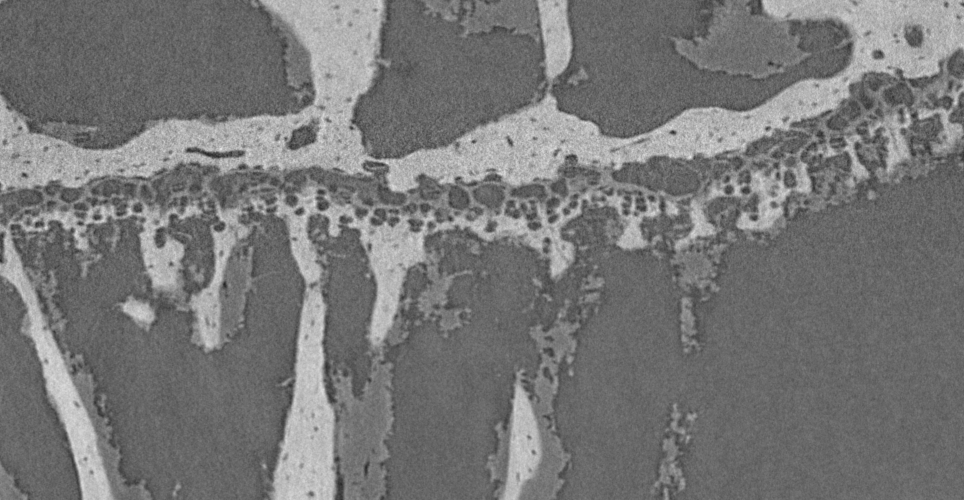
#> input picture github/Week05/week5/V12_10X_x502.png, 964 x 500 px
$ python 5.3-bone_segmentation.py
#> lines starting #> are read from the running program, lines starting #| are printed output that depends on the picture; after the words box and inside, x2 and y2 are one past the last pixel; in counts of white or black regions, pixels touching at a corner belong together
# %% [markdown]
# # Bone segmentation

# %% [markdown]
# ¿Qué son los Graph Cuts?
# Los Graph Cuts son un algoritmo eficiente para encontrar la segmentación óptima (que minimiza la energía) en problemas MRF binarios.

# %% [markdown]
# Imports and helping functions

# %%
from skimage.io import imread
import matplotlib.pyplot as plt
import maxflow
import numpy as np

def segmentation_histogram(ax, I, S, edges=None):
    '''
    Histogram for data and each segmentation label.
    '''
    if edges is None:
        edges = np.linspace(I.min(), I.max(), 100)
    ax.hist(I.ravel(), bins=edges, color = 'k')
    centers = 0.5 * (edges[:-1] + edges[1:])
    for k in range(S.max() + 1):
        ax.plot(centers, np.histogram(I[S==k].ravel(), edges)[0])


# %% [markdown]
# Inspect the data.

# %%
I = imread('./week5/V12_10X_x502.png').astype(float)/(2**16-1)
#> I: shape (500, 964) float64; min 0.141, max 0.899, mean 0.465

fig, ax = plt.subplots(1, 2, figsize=(12, 6))
ax[0].imshow(I, cmap=plt.cm.gray)
ax[0].set_title('image')

edges = np.linspace(0, 1, 257)
ax[1].hist(I.ravel(), edges)
ax[1].set_xlabel('pixel values')
ax[1].set_ylabel('count')
ax[1].set_title('intensity histogram')
ax[1].set_aspect(0.5/ax[1].get_data_ratio())
plt.tight_layout()
plt.show()
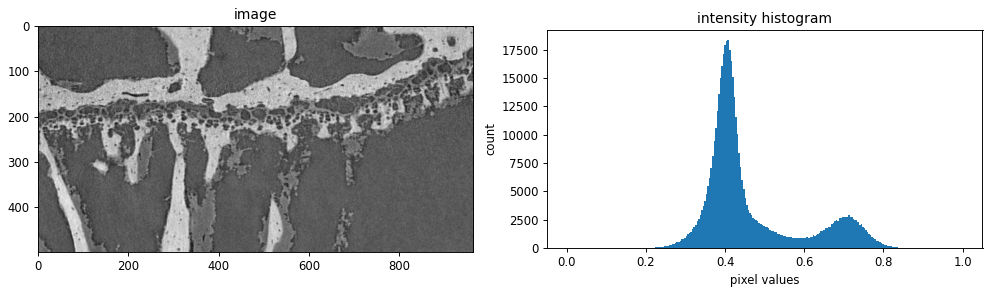
#> figure drawn by matplotlib, 2 panels; panel 2: tallest bar 18334 high, from x = 0.406 to 0.41

# %% [markdown]
# Define the likelihood and check the max-likelihood solution (thresholding).

# %%
# 2. Segmentación por Maximum Likelihood


#%% Define likelihood
mu = [0.40, 0.71]  #los dos puntos mas altos del histograma que sera ka media de las clases
U = np.stack([(I-mu[i])**2 for i in range(len(mu))], axis=2) #asigna cada pixel a la media mas cercana
S0 = np.argmin(U, axis=2)  #Resultado S0: Segmentación basada solo en intensidades (sin considerar vecinos)
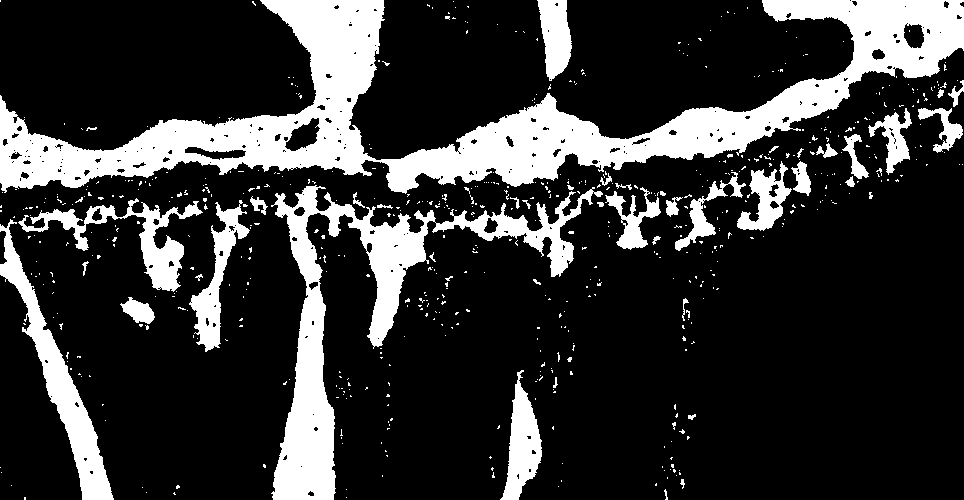
#> S0: shape (500, 964) int64; values 0 (black) and 1 (white), 20.6% white; 621 white regions (577 under 20 px), largest, box (x1, y1, x2, y2) and area: (0, 0, 964, 194) 51889, (271, 185, 603, 500) 18698, (0, 219, 114, 500) 6160


fig, ax = plt.subplots(1, 2, figsize=(12, 6))
ax[0].imshow(S0)
ax[0].set_title('max likelihood')

segmentation_histogram(ax[1], I, S0, edges=edges)
ax[1].set_aspect(0.5/ax[1].get_data_ratio())
ax[1].set_xlabel('pixel values')
ax[1].set_ylabel('count')
ax[1].set_title('segmentation histogram')
plt.tight_layout()
plt.show()
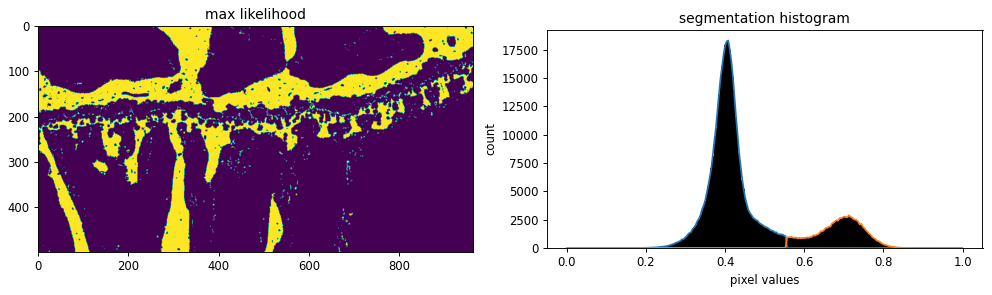
#> figure drawn by matplotlib, 2 panels; panel 2: tallest bar 18334 high, from x = 0.406 to 0.41; panel 2: curve peaks at x = 0.408, y = 18334; panel 2: curve peaks at x = 0.713, y = 2880

# %% [markdown]
# 3. Segmentación con Graph Cuts (MRF)
#
# Define MRF and use graph cuts to get the solution with the smallest posterior energy.

# %%
#%% Define prior, construct graph, solve
beta  = 0.1
#> (the run stopped early here; a loop or call above may not have finished)

$ run again, with github/Week05/week5/V8_10X_x502.png copied over github/Week05/week5/V12_10X_x502.png
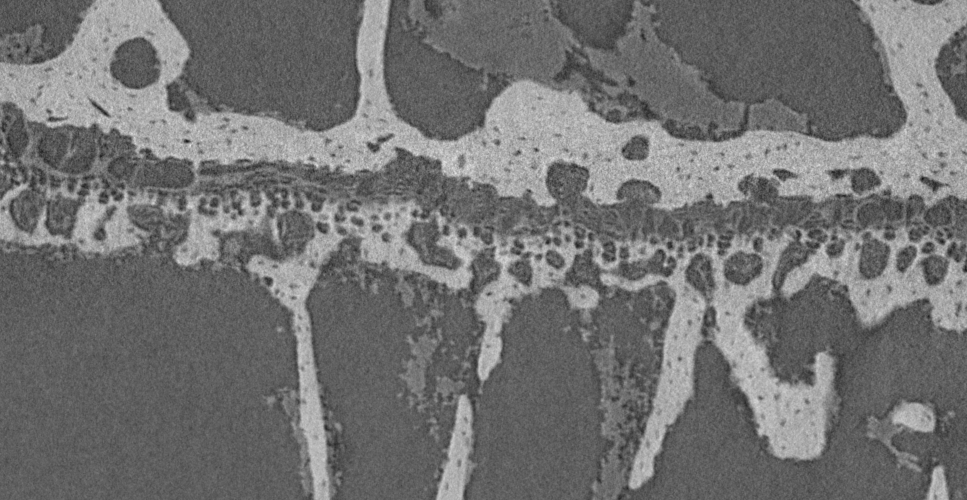
#> input picture github/Week05/week5/V8_10X_x502.png, 967 x 500 px
#> `S0 = np.argmin(U, axis=2)`:
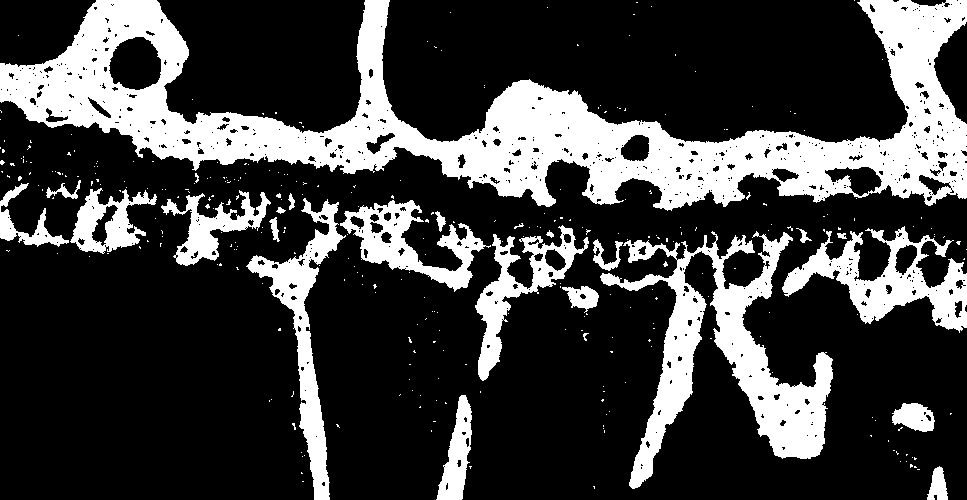
#> S0: shape (500, 967) int64; values 0 (black) and 1 (white), 24.8% white; 323 white regions (298 under 20 px), largest, box (x1, y1, x2, y2) and area: (0, 0, 967, 211) 67331, (600, 231, 833, 489) 17495, (782, 226, 967, 333) 7281
#> `plt.show()`:
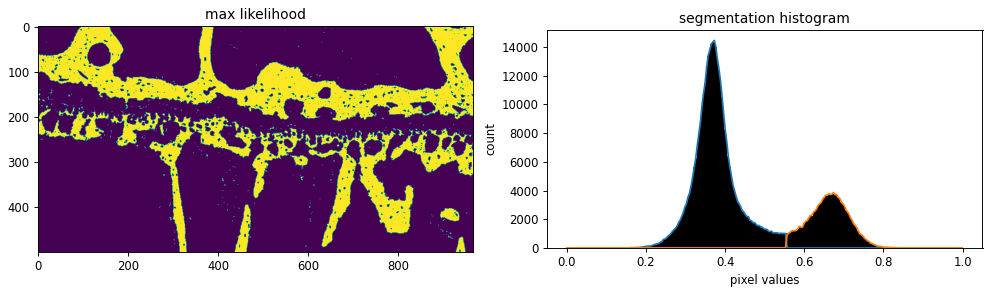
#> figure drawn by matplotlib, 2 panels; panel 2: tallest bar 14464 high, from x = 0.371 to 0.375; panel 2: curve peaks at x = 0.373, y = 14464; panel 2: curve peaks at x = 0.674, y = 3867

$ run again, with github/Week05/week5/noisy_circles.png copied over github/Week05/week5/V12_10X_x502.png
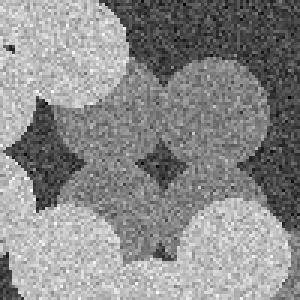
#> input picture github/Week05/week5/noisy_circles.png, 100 x 100 px (shown 3 times larger)
#> `plt.show()`:
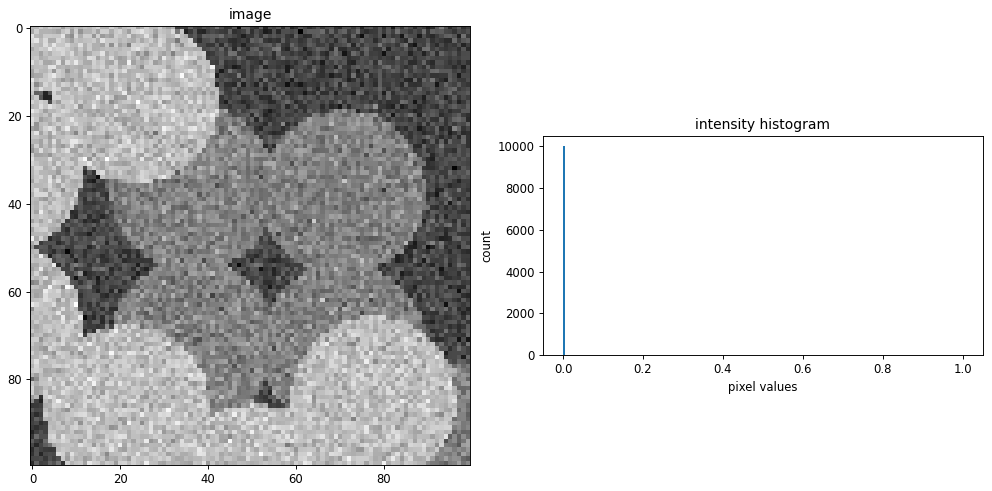
#> figure drawn by matplotlib, 2 panels; panel 2: tallest bar 10000 high, from x = 0 to 0.00391
#> S0: shape (100, 100) int64; every value is 0
#> `plt.show()`:
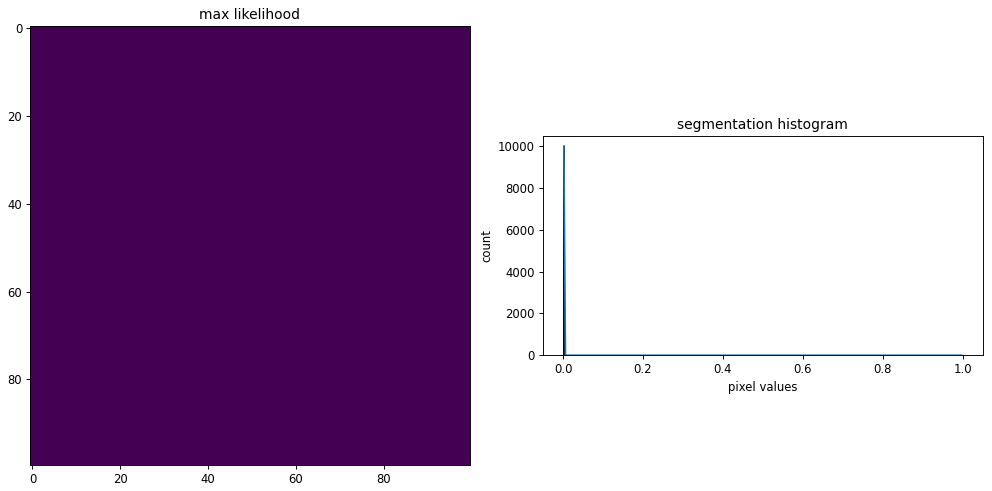
#> figure drawn by matplotlib, 2 panels; panel 2: tallest bar 10000 high, from x = 0 to 0.00391; panel 2: curve peaks at x = 0.00195, y = 10000
